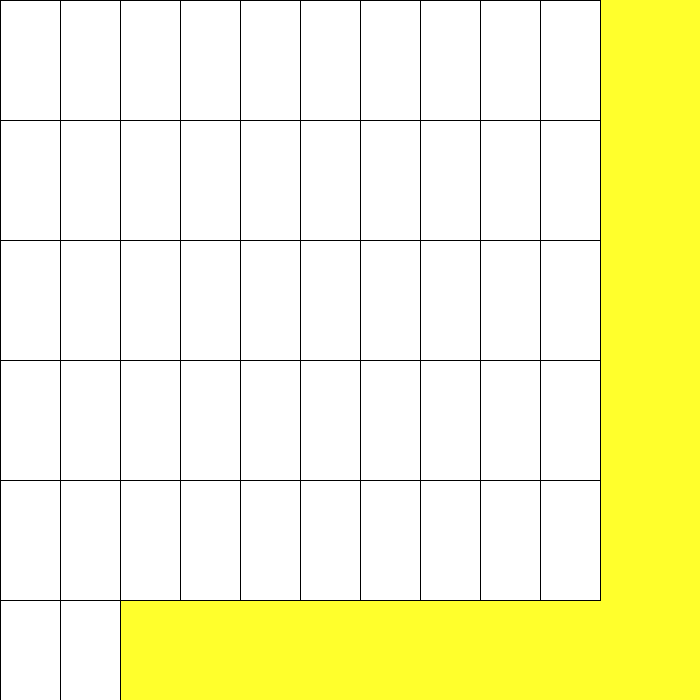
Frame 1 (no input)
Frame 60 (the mouse pressed at the canvas centre just before this capture): identical to frame 1, image omitted
Frame 120 (the mouse held since frame 60 and released just before this capture): identical to frame 1, image omitted

The Processing sketch that drew this single still picture (run headless with seeded random() and noise(); from frame 60 on, the mouse is pressed at the canvas centre):

// Processing sketch: week03_2_52_CARDs
// ── week03_2_52_CARDs.pde
void setup(){
   size (700,700); 
}
void draw(){
   background(#FFFF2C);
   for(int i=0; i<52; i++){
      int x= (i%10)*60;
      int y= int(i/10)*120;
      rect(x, y, 60, 120);
   }
}
